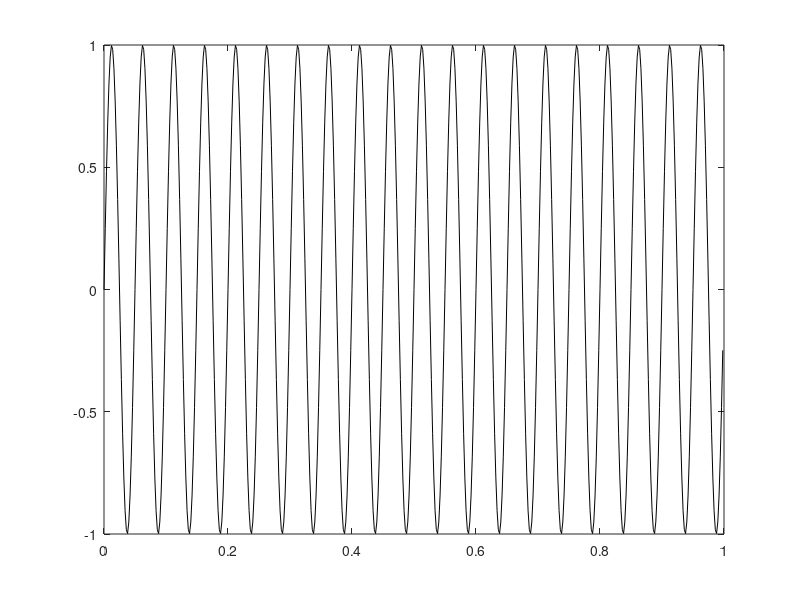

Reproduce this figure in MATLAB.
clc
close all
clear all
T=1;
Rb=4;
Nb=T*Rb;
Fc=20;
Fs=20*Fc;
Ts=1/Fs;
Nsps=Fs/Rb;
FS=Fs+Nsps;
TS=1/FS;
t=0:TS:T-TS;
bk=randi([0 1],1,Nb);
ref=1;
for i=1:Nb
    ref=not(xor(ref,bk(i)));
    dk(:,i)=ref;
end
dk=[1 dk];
NRZ=2*dk-1;
Pulse=ones(Nsps,1);
NRZ_W=reshape(Pulse*NRZ,1,[]);
C=sin(2*pi*Fc*t);
DPSK=NRZ_W.*C;
plot(t,DPSK,'k');
%///////Demolution////////
j=0;
for i=1:Nsps:Fs
    j=j+1;
    rec_bits(:,j)=sum(DPSK(i:Nsps*j).*DPSK(Nsps*j+1:Nsps*(j+1)));
end
results=rec_bits>0